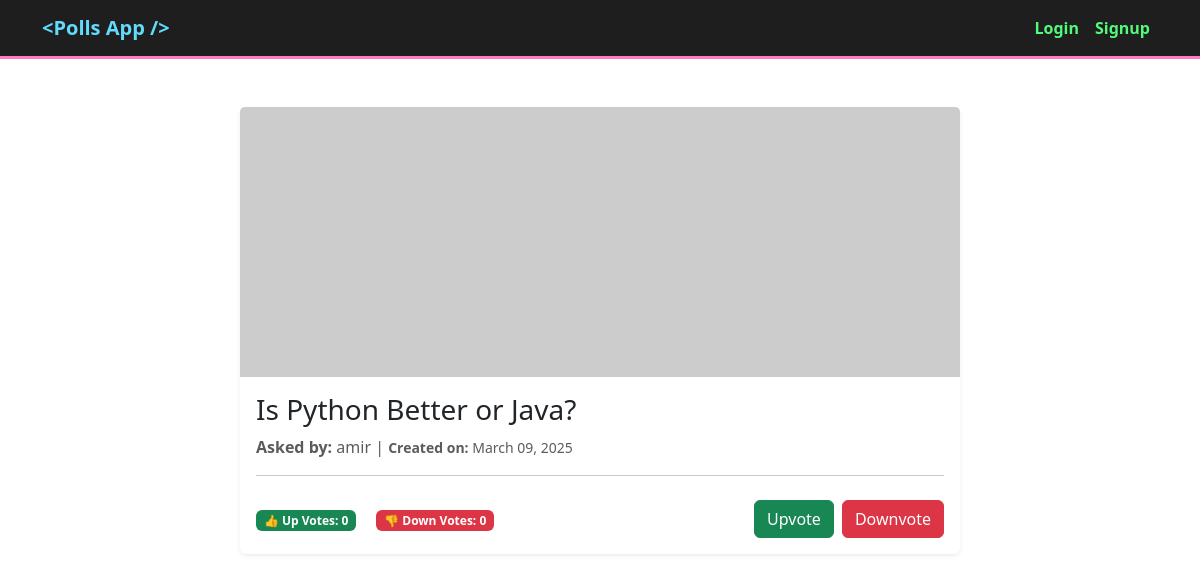
The app's page /poll/1/, older data.
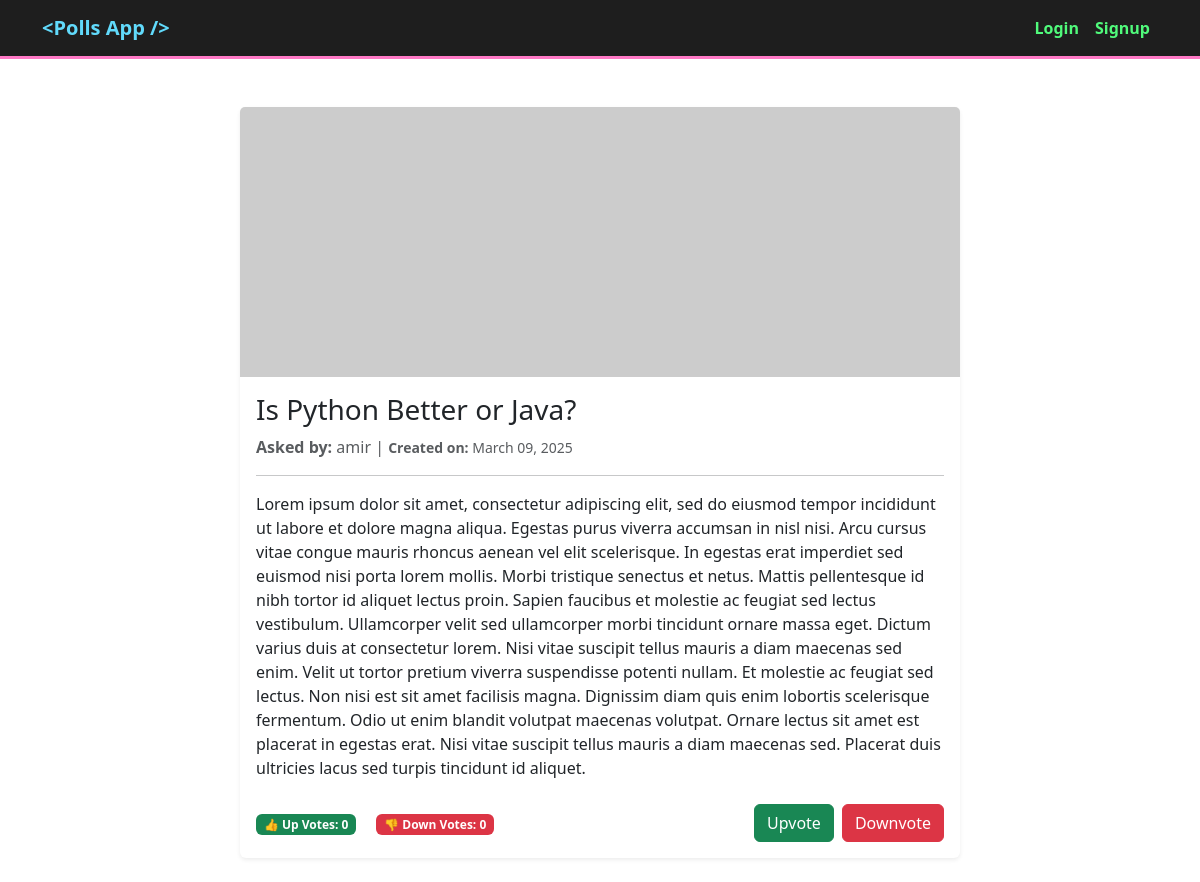
The same page, newer data.
### polls/models.py (models this page shows, shortened)
class Poll(models.Model):
    question = models.CharField(max_length=700)
    user = models.ForeignKey(get_user_model(), on_delete=models.CASCADE)
    description = models.TextField(blank=True)
    up_vote = models.PositiveIntegerField(default=0)
    down_vote = models.PositiveIntegerField(default=0)
    upvoted_by = models.ManyToManyField(get_user_model(), related_name='upvoted_polls', blank=True)
    downvoted_by = models.ManyToManyField(get_user_model(), related_name='downvoted_polls', blank=True)
    datetime_created = models.DateTimeField(auto_now_add=True)
    datetime_modified = models.DateTimeField(auto_now=True)

### accounts/models.py (models this page shows)
class CustomUser(AbstractUser):
    ROLE_CHOICES = [
        ('M', 'Manager'),
        ('E', 'Employee'),
        ('S', 'Student'),
        ('O', 'Other'),
    ]
    role = models.CharField(choices=ROLE_CHOICES, max_length=1, default=ROLE_CHOICES[3][0])

### polls/views.py (the view)
# urls.py: path('poll/<int:pk>/', poll_detail_view, name='poll_detail'),
def poll_detail_view(request, pk):
    poll = Poll.objects.get(pk=pk)
    return render(request, 'polls/poll_detail.html', context={
        'poll': poll,
    })

### polls/templates/polls/poll_detail.html (shortened to what this page needs)
{% extends '_base.html' %}
{% block content %}
    <div class="container mt-5">
        <div class="row justify-content-center">
            <div class="col-md-8">
                <div class="card shadow-sm border-0 rounded">
                    <img src="https://placehold.co/800x300" class="card-img-top"
                         alt="Poll image for {{ poll.question }}">
                    <div class="card-body">
                        <h3 class="card-title">{{ poll.question }}</h3>
                        <p class="card-text text-muted">
                            <strong>Asked by:</strong> {{ poll.user }} |
                            <small><strong>Created on:</strong> {{ poll.datetime_created|date:"F d, Y" }}</small>
                        </p>
                        <hr>
                        <p>{{ poll.description }}</p>
                        <div class="mt-4 d-flex align-items-center justify-content-between">
                            <div>
                                <span class="badge bg-success">👍 Up Votes: {{ poll.up_vote }}</span>
                                <span class="badge bg-danger mx-3">👎 Down Votes: {{ poll.down_vote }}</span>
                            </div>
                            <div class="btn-group">
                                <form action="{% url 'poll_vote' poll.id %}" method="post">
                                    <button type="submit" class="btn btn-success">Upvote</button>
                                </form>
                                <form action="{% url 'poll_down_vote' poll.id %}" method="post" class="ms-2">
                                    <button type="submit" class="btn btn-danger">Downvote</button>
                                </form>
                            </div>
                        </div>
                    </div>
                </div>
            </div>
        </div>
    </div>
{% endblock content %}

Row changes from the older to the newer data that the page shows:
changed Poll "Is Python Better or Java?": description (not shown) → "Lorem ipsum dolor sit amet, consectetur adipiscing elit, sed do eiusmod tempor incididunt ut labore et dolore magna aliqua. Egestas purus viverra accumsan in nisl nisi. Arcu cursus vitae congue mauris rhoncus aenean vel elit scelerisque. In egestas erat imperdiet sed euismod nisi porta lorem mollis. Morbi tristique senectus et netus. Mattis pellentesque id nibh tortor id aliquet lectus proin. Sapien faucibus et molestie ac feugiat sed lectus vestibulum. Ullamcorper velit sed ullamcorper morbi tincidunt ornare massa eget. Dictum varius duis at consectetur lorem. Nisi vitae suscipit tellus mauris a diam maecenas sed enim. Velit ut tortor pretium viverra suspendisse potenti nullam. Et molestie…"
